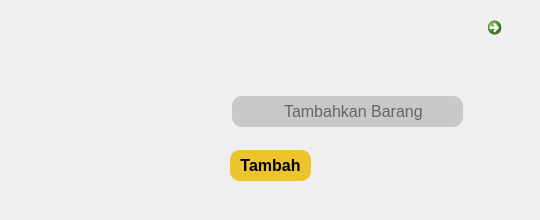
       <widget class="QWidget" name="page_17">
        <widget class="QLabel" name="label_81">
         <property name="geometry">
          <rect>
           <x>0</x>
           <y>0</y>
           <width>531</width>
           <height>211</height>
          </rect>
         </property>
         <property name="text">
          <string/>
         </property>
         <property name="pixmap">
          <pixmap resource="../images/source.qrc">:/Images/tambah_caffe_mocha.png</pixmap>
         </property>
        </widget>
        <widget class="QLineEdit" name="username_9">
         <property name="geometry">
          <rect>
           <x>232</x>
           <y>96</y>
           <width>231</width>
           <height>31</height>
          </rect>
         </property>
         <property name="font">
          <font>
           <family>Arial</family>
           <pointsize>12</pointsize>
          </font>
         </property>
         <property name="styleSheet">
          <string notr="true">background-color:rgba(200, 200, 200, 1);
border-radius: 10px;
padding-left:50px;</string>
         </property>
         <property name="placeholderText">
          <string>Tambahkan Barang</string>
         </property>
        </widget>
        <widget class="QCommandLinkButton" name="commandLinkButton_21">
         <property name="geometry">
          <rect>
           <x>480</x>
           <y>10</y>
           <width>41</width>
           <height>41</height>
          </rect>
         </property>
         <property name="text">
          <string/>
         </property>
         <property name="icon">
          <iconset resource="../images/source.qrc">
           <normaloff>:/Images/close.png</normaloff>:/Images/close.png</iconset>
         </property>
         <property name="iconSize">
          <size>
           <width>30</width>
           <height>30</height>
          </size>
         </property>
        </widget>
        <widget class="QPushButton" name="pushButton_23">
         <property name="geometry">
          <rect>
           <x>230</x>
           <y>150</y>
           <width>81</width>
           <height>31</height>
          </rect>
         </property>
         <property name="font">
          <font>
           <family>Arial</family>
           <pointsize>12</pointsize>
           <weight>75</weight>
           <bold>true</bold>
          </font>
         </property>
         <property name="styleSheet">
          <string notr="true">QPushButton{
background-color:rgba(237, 196, 44, 1);
color:black;
border-radius:10px;
}

QPushButton:pressed {
      color: white;
    background-color:black;
    color:rgba(237, 196, 44, 1);
}</string>
         </property>
         <property name="text">
          <string>Tambah</string>
         </property>
        </widget>
        <widget class="QLabel" name="label_83">
         <property name="geometry">
          <rect>
           <x>250</x>
           <y>100</y>
           <width>21</width>
           <height>21</height>
          </rect>
         </property>
         <property name="styleSheet">
          <string notr="true">backround-color:rgba(82, 82, 82, 1);</string>
         </property>
         <property name="text">
          <string/>
         </property>
         <property name="pixmap">
          <pixmap resource="../images/source.qrc">:/Images/name.png</pixmap>
         </property>
         <property name="scaledContents">
          <bool>true</bool>
         </property>
        </widget>
       </widget>
